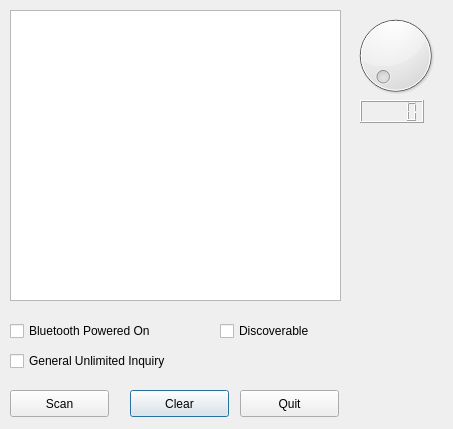
<?xml version="1.0" encoding="UTF-8"?>
<ui version="4.0">
 <class>Connect_Bluetooth</class>
 <widget class="QDialog" name="Connect_Bluetooth">
  <property name="geometry">
   <rect>
    <x>0</x>
    <y>0</y>
    <width>453</width>
    <height>429</height>
   </rect>
  </property>
  <property name="windowTitle">
   <string>Dialog</string>
  </property>
  <widget class="QDial" name="dial">
   <property name="geometry">
    <rect>
     <x>350</x>
     <y>10</y>
     <width>91</width>
     <height>91</height>
    </rect>
   </property>
  </widget>
  <widget class="QLCDNumber" name="lcdNumber">
   <property name="geometry">
    <rect>
     <x>360</x>
     <y>100</y>
     <width>64</width>
     <height>23</height>
    </rect>
   </property>
   <property name="font">
    <font>
     <weight>75</weight>
     <bold>true</bold>
    </font>
   </property>
  </widget>
  <widget class="QPushButton" name="clear">
   <property name="geometry">
    <rect>
     <x>130</x>
     <y>390</y>
     <width>99</width>
     <height>27</height>
    </rect>
   </property>
   <property name="text">
    <string>Clear</string>
   </property>
  </widget>
  <widget class="QPushButton" name="quit">
   <property name="geometry">
    <rect>
     <x>240</x>
     <y>390</y>
     <width>99</width>
     <height>27</height>
    </rect>
   </property>
   <property name="text">
    <string>Quit</string>
   </property>
  </widget>
  <widget class="QPushButton" name="scan">
   <property name="geometry">
    <rect>
     <x>10</x>
     <y>390</y>
     <width>99</width>
     <height>27</height>
    </rect>
   </property>
   <property name="text">
    <string>Scan</string>
   </property>
  </widget>
  <widget class="QCheckBox" name="power">
   <property name="geometry">
    <rect>
     <x>10</x>
     <y>320</y>
     <width>191</width>
     <height>22</height>
    </rect>
   </property>
   <property name="text">
    <string>Bluetooth Powered On</string>
   </property>
  </widget>
  <widget class="QCheckBox" name="discoverable">
   <property name="geometry">
    <rect>
     <x>220</x>
     <y>320</y>
     <width>141</width>
     <height>22</height>
    </rect>
   </property>
   <property name="text">
    <string>Discoverable</string>
   </property>
  </widget>
  <widget class="QCheckBox" name="inquiryType">
   <property name="geometry">
    <rect>
     <x>10</x>
     <y>350</y>
     <width>251</width>
     <height>22</height>
    </rect>
   </property>
   <property name="text">
    <string>General Unlimited Inquiry</string>
   </property>
  </widget>
  <widget class="QListWidget" name="list">
   <property name="geometry">
    <rect>
     <x>10</x>
     <y>10</y>
     <width>331</width>
     <height>291</height>
    </rect>
   </property>
  </widget>
 </widget>
 <resources/>
 <connections>
  <connection>
   <sender>dial</sender>
   <signal>valueChanged(int)</signal>
   <receiver>lcdNumber</receiver>
   <slot>display(int)</slot>
   <hints>
    <hint type="sourcelabel">
     <x>124</x>
     <y>150</y>
    </hint>
    <hint type="destinationlabel">
     <x>69</x>
     <y>215</y>
    </hint>
   </hints>
  </connection>
 </connections>
</ui>
